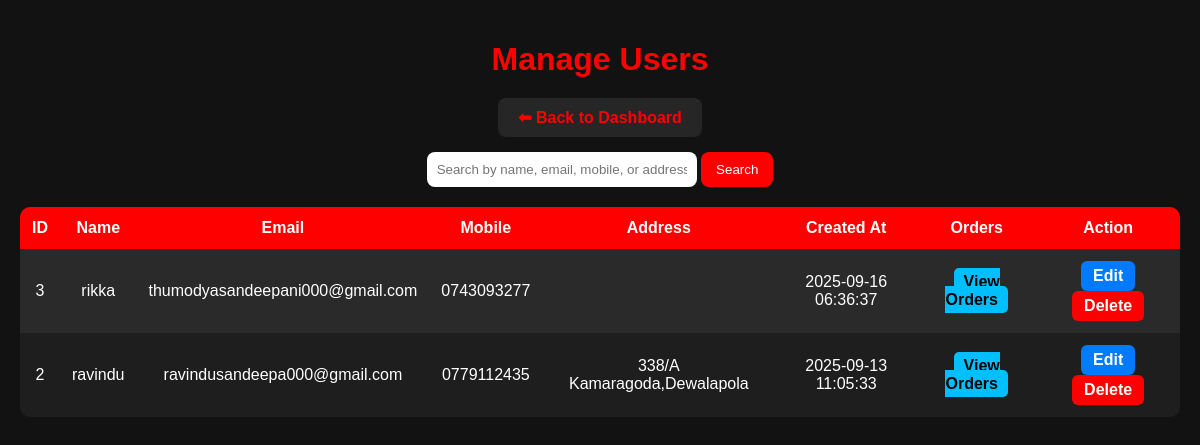
/public/users.php (signed in), run on the app's committed database.
### tables this page shows
CREATE TABLE `users` (
  `id` int NOT NULL,
  `name` varchar(100) NOT NULL,
  `email` varchar(100) NOT NULL,
  `mobile` varchar(20) DEFAULT NULL,
  `address` varchar(255) DEFAULT NULL,
  `birthday` date DEFAULT NULL,
  `profile_photo` varchar(255) DEFAULT NULL,
  `password` varchar(255) NOT NULL,
  `created_at` timestamp NULL DEFAULT CURRENT_TIMESTAMP,
  `reset_token` varchar(255) DEFAULT NULL,
  `reset_expires` datetime DEFAULT NULL
);

### public/users.php (the view, shortened to what this page needs)
<?php
require_once "../src/db.php";
$search = isset($_GET['search']) ? $conn->real_escape_string($_GET['search']) : '';
$query = "SELECT * FROM users";
$query .= " ORDER BY id DESC";
$result = $conn->query($query);
?>
<!DOCTYPE html>
<html>
<head>
</head>
<body>
<h1>Manage Users</h1>
<div style="text-align:center; margin-bottom:15px;">
    <a href="dashboard.php" class="back-btn">⬅ Back to Dashboard</a>
</div>
<form method="GET" class="search-box">
    <input type="text" name="search" placeholder="Search by name, email, mobile, or address" value="<?php echo htmlspecialchars($search); ?>">
    <input type="submit" value="Search">
</form>
<table>
    <tr>
        <th>ID</th>
        <th>Name</th>
        <th>Email</th>
        <th>Mobile</th>
        <th>Address</th>
        <th>Created At</th>
        <th>Orders</th>
        <th>Action</th>
    </tr>
    <?php while($user = $result->fetch_assoc()): ?>
    <tr>
        <td><?php echo $user['id']; ?></td>
        <td><?php echo htmlspecialchars($user['name']); ?></td>
        <td><?php echo htmlspecialchars($user['email']); ?></td>
        <td><?php echo htmlspecialchars($user['mobile']); ?></td>
        <td><?php echo htmlspecialchars($user['address']); ?></td>
        <td><?php echo $user['created_at']; ?></td>
        <td>
            <span class="toggle-btn" onclick="toggleOrders(<?php echo $user['id']; ?>)">View Orders</span>
        </td>
        <td>
            <a class="btn edit" href="edit_user.php?id=<?php echo $user['id']; ?>">Edit</a>
            <a class="btn delete" href="users.php?delete=<?php echo $user['id']; ?>" onclick="return confirm('Delete user?')">Delete</a>
        </td>
    </tr>
    <?php endwhile; ?>
</table>
</body>
</html>

### public/users.php (style rules this page uses)
body { font-family: Arial; background: #121212; color: #fff; margin: 0; padding: 20px; }
h1 { text-align: center; color: #ff0000; margin-bottom: 20px; }
a { text-decoration: none; }
.back-btn { display: inline-block; padding: 10px 20px; background: #262626; color: #ff0000; border-radius: 8px; font-weight: bold; transition:0.3s; }
.search-box { text-align:center; margin-bottom:20px; }
.search-box input[type="text"] { padding:10px; width:250px; border-radius:8px; border:none; }
.search-box input[type="submit"] { padding:10px 15px; border-radius:8px; border:none; background:#ff0000; color:#fff; cursor:pointer; }
table { width:100%; border-collapse: collapse; background: #1e1e1e; border-radius:10px; overflow:hidden; margin-bottom:20px; }
th, td { padding:12px; text-align:center; }
th { background:#ff0000; color:#fff; }
tr:nth-child(even) { background:#2a2a2a; }
.btn { padding:6px 12px; border-radius:6px; font-weight:bold; margin:0 3px; display:inline-block; }
.edit { background:#007BFF; color:#fff; }
.delete { background:#ff0000; color:#fff; }
.toggle-btn { cursor:pointer; padding:5px 10px; background:#00bfff; color:#000; border-radius:5px; font-weight:bold; }

### data on the page
users: id "3", name "rikka", email "thumodyasandeepani000@gmail.com", mobile "0743093277", created_at "2025-09-16 06:36:37"
users: id "2", name "ravindu", email "ravindusandeepa000@gmail.com", mobile "0779112435", address "338/A Kamaragoda,Dewalapola", created_at "2025-09-13 11:05:33"
